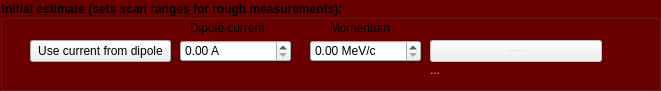
          <widget class="QGroupBox" name="groupBox">
           <property name="geometry">
            <rect>
             <x>10</x>
             <y>50</y>
             <width>661</width>
             <height>91</height>
            </rect>
           </property>
           <property name="font">
            <font>
             <weight>75</weight>
             <bold>true</bold>
            </font>
           </property>
           <property name="styleSheet">
            <string notr="true">QGroupBox{ background-color: rgb(105, 0, 0);}
QLabel{ background-color: rgba(0,0,0,0%);}</string>
           </property>
           <property name="title">
            <string>Initial estimate (sets scan ranges for rough measurements):</string>
           </property>
           <widget class="QLabel" name="label">
            <property name="geometry">
             <rect>
              <x>190</x>
              <y>20</y>
              <width>85</width>
              <height>16</height>
             </rect>
            </property>
            <property name="text">
             <string>Dipole current</string>
            </property>
           </widget>
           <widget class="QLabel" name="label_2">
            <property name="geometry">
             <rect>
              <x>330</x>
              <y>20</y>
              <width>71</width>
              <height>16</height>
             </rect>
            </property>
            <property name="text">
             <string>Momentum</string>
            </property>
           </widget>
           <widget class="QPushButton" name="pushButton_useCurrent">
            <property name="geometry">
             <rect>
              <x>30</x>
              <y>40</y>
              <width>141</width>
              <height>22</height>
             </rect>
            </property>
            <property name="sizePolicy">
             <sizepolicy hsizetype="Minimum" vsizetype="Fixed">
              <horstretch>0</horstretch>
              <verstretch>0</verstretch>
             </sizepolicy>
            </property>
            <property name="minimumSize">
             <size>
              <width>140</width>
              <height>22</height>
             </size>
            </property>
            <property name="maximumSize">
             <size>
              <width>371</width>
              <height>16777215</height>
             </size>
            </property>
            <property name="text">
             <string>Use current from dipole</string>
            </property>
            <property name="checked">
             <bool>false</bool>
            </property>
           </widget>
           <widget class="QPushButton" name="pushButton_useRF">
            <property name="enabled">
             <bool>false</bool>
            </property>
            <property name="geometry">
             <rect>
              <x>430</x>
              <y>40</y>
              <width>172</width>
              <height>22</height>
             </rect>
            </property>
            <property name="sizePolicy">
             <sizepolicy hsizetype="Minimum" vsizetype="Fixed">
              <horstretch>0</horstretch>
              <verstretch>0</verstretch>
             </sizepolicy>
            </property>
            <property name="minimumSize">
             <size>
              <width>140</width>
              <height>22</height>
             </size>
            </property>
            <property name="maximumSize">
             <size>
              <width>371</width>
              <height>16777215</height>
             </size>
            </property>
            <property name="font">
             <font>
              <pointsize>-1</pointsize>
             </font>
            </property>
            <property name="text">
             <string>Estimate momentum from RF</string>
            </property>
            <property name="checked">
             <bool>false</bool>
            </property>
           </widget>
           <widget class="QLabel" name="label_I">
            <property name="geometry">
             <rect>
              <x>30</x>
              <y>60</y>
              <width>251</width>
              <height>16</height>
             </rect>
            </property>
            <property name="minimumSize">
             <size>
              <width>120</width>
              <height>0</height>
             </size>
            </property>
            <property name="text">
             <string>...</string>
            </property>
           </widget>
           <widget class="QLabel" name="label_RF">
            <property name="enabled">
             <bool>false</bool>
            </property>
            <property name="geometry">
             <rect>
              <x>430</x>
              <y>60</y>
              <width>211</width>
              <height>20</height>
             </rect>
            </property>
            <property name="minimumSize">
             <size>
              <width>120</width>
              <height>0</height>
             </size>
            </property>
            <property name="text">
             <string>...</string>
            </property>
           </widget>
           <widget class="QDoubleSpinBox" name="doubleSpinBox_I">
            <property name="geometry">
             <rect>
              <x>180</x>
              <y>40</y>
              <width>111</width>
              <height>22</height>
             </rect>
            </property>
            <property name="suffix">
             <string> A</string>
            </property>
           </widget>
           <widget class="QDoubleSpinBox" name="doubleSpinBox_p">
            <property name="geometry">
             <rect>
              <x>310</x>
              <y>40</y>
              <width>111</width>
              <height>22</height>
             </rect>
            </property>
            <property name="suffix">
             <string> MeV/c</string>
            </property>
           </widget>
           <widget class="QLabel" name="label_6">
            <property name="geometry">
             <rect>
              <x>50</x>
              <y>20</y>
              <width>85</width>
              <height>16</height>
             </rect>
            </property>
            <property name="text">
             <string/>
            </property>
           </widget>
           <widget class="QLabel" name="label_7">
            <property name="geometry">
             <rect>
              <x>440</x>
              <y>20</y>
              <width>85</width>
              <height>16</height>
             </rect>
            </property>
            <property name="text">
             <string/>
            </property>
           </widget>
          </widget>
